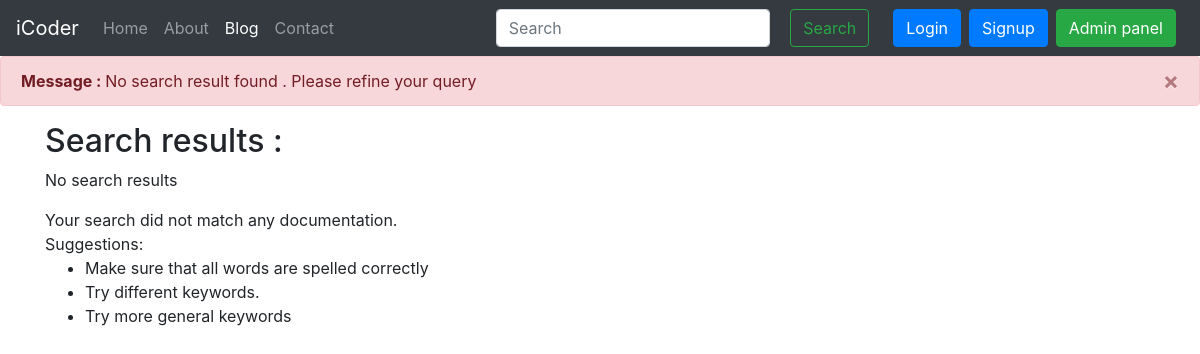
The page /search/ on the database as committed earlier.
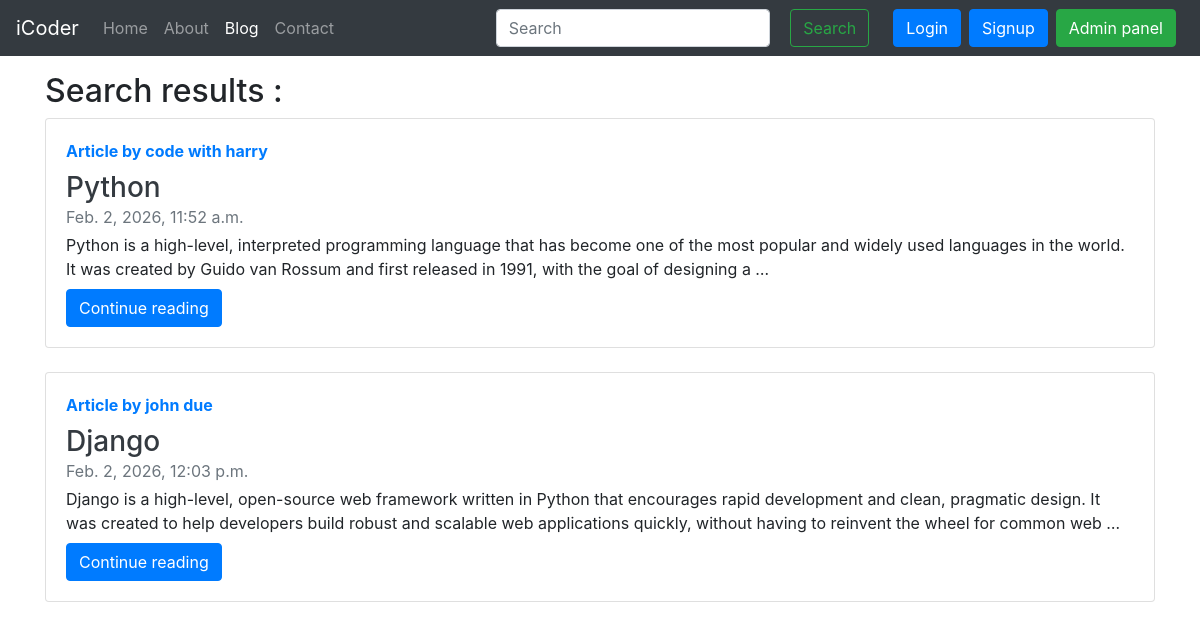
The same page on the database as committed later.
### blog/models.py (models this page shows)
class Post(models.Model):
    sno = models.AutoField(primary_key=True)
    title = models.CharField(max_length=266)
    content = models.TextField()
    author = models.CharField(max_length=15)
    slug = models.CharField(max_length=130)
    timestamp = models.DateTimeField(blank=True)

### home/views.py (the view)
# urls.py: path('search/',views.search,name="search"),
def search(request):
    query = request.GET.get('query',' ').strip()
    if len(query)>78:
        allPosts = Post.objects.none()
    else:
        allPostsTitle = Post.objects.filter(title__icontains=query)
        allPostsContent = Post.objects.filter(content__icontains=query)
        allPosts = allPostsTitle.union(allPostsContent)
    if allPosts.count() == 0:
        messages.error(request,"No search result found . Please refine your query")
    params ={'allPosts' : allPosts,'query' : query}
    return render(request,'home/search.html',params)

### templates/home/search.html (shortened to what this page needs)
{% extends 'base.html' %}
{% block blogactive %} active {% endblock blogactive %}
{% block body %}
<div class="container my-3">
    <h2> Search results : </h2>
    {% if not allPosts %}
        <p>No search results</p>
        Your search <b>{{ query }}</b> did not match any documentation. <br>
        Suggestions:
        <ul>
        <li>Make sure that all words are spelled correctly</li>
        <li>Try different keywords.</li>
        <li>Try more general keywords</li>
        </ul>
    {% endif %}
    <div class="row">
        {% for post in allPosts %}
        <div class="col-12 mb-4">
            <div class="card h-100">
                <div class="card-body">
                    <strong class="d-inline-block mb-2 text-primary">
                        Article by {{ post.author }}
                    </strong>
                    <h3 class="card-title mb-0">
                        <a class="text-dark">{{ post.title }}</a>
                    </h3>
                    <div class="mb-1 text-muted">{{ post.timestamp }}</div>
                    <p class="card-text mb-auto">
                        {{ post.content|truncatewords:40 }}
                    </p>
                    <a href="{% url 'blogPost' post.slug %}" class="btn btn-primary mt-2">
                        Continue reading
                    </a>
                </div>
            </div>
        </div>
        {% endfor %}
    </div>
</div>
{% endblock body %}

Rows that differ between the two databases and show on the page:
added Post: author "code with harry", title "Python", timestamp "Feb. 2, 2026, 11:52 a.m.", content "Python is a high-level, interpreted programming language that has become one of the most popular and widely used languages in the world. It was created by Guido van Rossum and first released in 1991, with the goal of designing a …"
added Post: author "john due", title "Django", timestamp "Feb. 2, 2026, 12:03 p.m.", content "Django is a high-level, open-source web framework written in Python that encourages rapid development and clean, pragmatic design. It was created to help developers build robust and scalable web applications quickly, without having to reinvent the wheel for common web …"
Other text that changed with them:
list line gone: "Message : No search result found . Please refine your query ×"
text no longer shown: "No search results Your search did not match any documentation. Suggestions: Make sure that all words are spelled correctly Try different keywords. Try more general keywords"
